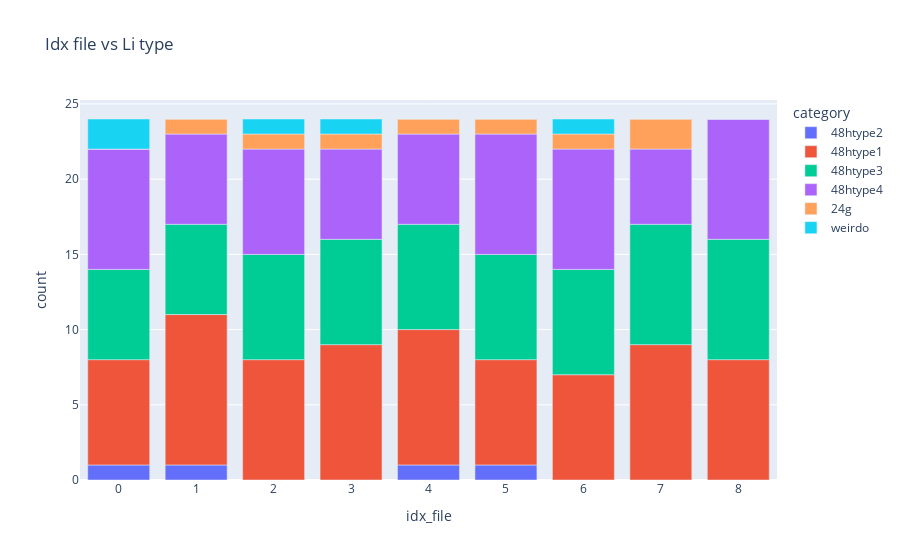

The cell this chart's notebook holds for it:
### Code cell
Mapping.Labelling.get_amount_type(df_mapping_metainfo, litype, el = "Li")
df_amount_type = Plot.Mapping.Labelling.plot_amount_type(df_mapping_metainfo, litype, el, style, category_labels)

### Figure 1 — Plotly figure (JSON) as saved in the notebook; plotly's stock layout.template omitted (floating-point values rounded to 4 significant figures)
{"data": [{"alignmentgroup": "True", "hovertemplate": "category=48htype2<br>idx_file=%{x}<br>count=%{y}<extra></extra>", "legendgroup": "48htype2", "marker": {"color": "#636efa", "pattern": {"shape": ""}}, "name": "48htype2", "offsetgroup": "48htype2", "orientation": "v", "showlegend": true, "textposition": "auto", "type": "bar", "x": [0, 1, 2, 3, 4, 5, 6, 7, 8], "xaxis": "x", "y": [1, 1, 0, 0, 1, 1, 0, 0, 0], "yaxis": "y"}, {"alignmentgroup": "True", "hovertemplate": "category=48htype1<br>idx_file=%{x}<br>count=%{y}<extra></extra>", "legendgroup": "48htype1", "marker": {"color": "#EF553B", "pattern": {"shape": ""}}, "name": "48htype1", "offsetgroup": "48htype1", "orientation": "v", "showlegend": true, "textposition": "auto", "type": "bar", "x": [0, 1, 2, 3, 4, 5, 6, 7, 8], "xaxis": "x", "y": [7, 10, 8, 9, 9, 7, 7, 9, 8], "yaxis": "y"}, {"alignmentgroup": "True", "hovertemplate": "category=48htype3<br>idx_file=%{x}<br>count=%{y}<extra></extra>", "legendgroup": "48htype3", "marker": {"color": "#00cc96", "pattern": {"shape": ""}}, "name": "48htype3", "offsetgroup": "48htype3", "orientation": "v", "showlegend": true, "textposition": "auto", "type": "bar", "x": [0, 1, 2, 3, 4, 5, 6, 7, 8], "xaxis": "x", "y": [6, 6, 7, 7, 7, 7, 7, 8, 8], "yaxis": "y"}, {"alignmentgroup": "True", "hovertemplate": "category=48htype4<br>idx_file=%{x}<br>count=%{y}<extra></extra>", "legendgroup": "48htype4", "marker": {"color": "#ab63fa", "pattern": {"shape": ""}}, "name": "48htype4", "offsetgroup": "48htype4", "orientation": "v", "showlegend": true, "textposition": "auto", "type": "bar", "x": [0, 1, 2, 3, 4, 5, 6, 7, 8], "xaxis": "x", "y": [8, 6, 7, 6, 6, 8, 8, 5, 8], "yaxis": "y"}, {"alignmentgroup": "True", "hovertemplate": "category=24g<br>idx_file=%{x}<br>count=%{y}<extra></extra>", "legendgroup": "24g", "marker": {"color": "#FFA15A", "pattern": {"shape": ""}}, "name": "24g", "offsetgroup": "24g", "orientation": "v", "showlegend": true, "textposition": "auto", "type": "bar", "x": [0, 1, 2, 3, 4, 5, 6, 7, 8], "xaxis": "x", "y": [0, 1, 1, 1, 1, 1, 1, 2, 0], "yaxis": "y"}, {"alignmentgroup": "True", "hovertemplate": "category=weirdo<br>idx_file=%{x}<br>count=%{y}<extra></extra>", "legendgroup": "weirdo", "marker": {"color": "#19d3f3", "pattern": {"shape": ""}}, "name": "weirdo", "offsetgroup": "weirdo", "orientation": "v", "showlegend": true, "textposition": "auto", "type": "bar", "x": [0, 1, 2, 3, 4, 5, 6, 7, 8], "xaxis": "x", "y": [2, 0, 1, 1, 0, 0, 1, 0, 0], "yaxis": "y"}], "layout": {"barmode": "relative", "legend": {"title": {"text": "category"}, "tracegroupgap": 0}, "title": {"text": "Idx file vs Li type"}, "xaxis": {"anchor": "y", "domain": [0, 1], "title": {"text": "idx_file"}}, "yaxis": {"anchor": "x", "domain": [0, 1], "title": {"text": "count"}}}}
